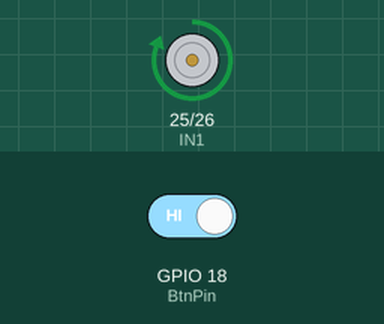
This sketch was run on a simulated ESP32. On the bench: motor-driver pin pairs drawn as motors (green arrow = first pin HIGH = forward, orange = second pin HIGH = backward, longer = more drive). Inputs (shaded band) come from the test bench; at power-on: GPIO 18 (BtnPin) HIGH. What the sketch prints to the serial monitor is not drawn.

Above: at 12.8 s.
12.9 s: GPIO 18 (BtnPin) driven LOW
At 14.4 s:
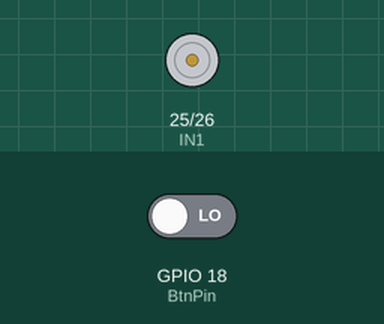
Timing chart, 0 to 15.9 s (numbered marks = the images above; inputs shaded):
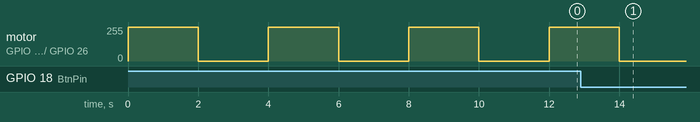

The sketch:

MotorDVR8871.ino
```cpp
// Motor control using DVR8871 driver with NodeMCU-32
// IN1 connected to GPIO25
// IN2 connected to GPIO26

// Define motor control pins
const int IN1 = 25;  // Motor control pin 1
const int IN2 = 26;  // Motor control pin 2
const int BtnPin = 18;
int stop = false;

void setup() {
  // Initialize motor control pins as outputs
  pinMode(IN1, OUTPUT);
  pinMode(IN2, OUTPUT);
  pinMode(BtnPin, INPUT_PULLUP);

  // Initialize serial communication
  Serial.begin(115200);
  Serial.println("Motor control program started");
}

void loop() {
  // Rotate motor clockwise
  if(!stop)
  {
    Serial.println("Motor rotating clockwise");
    digitalWrite(IN1, HIGH);
    digitalWrite(IN2, LOW);
    delay(2000);  // Run for 1 second

    // Stop motor
    Serial.println("Motor stopped");
    digitalWrite(IN1, LOW);
    digitalWrite(IN2, LOW);
    delay(2000);  // Stop for 1 second
  }

  int BtnState = digitalRead(BtnPin);
  if(BtnState == LOW)
  {
    stop = true;
    Serial.println("Button Pressed, Motor Stopped");
  }
}
```

Measured:
- after the input at 12.9 s, motor on GPIO 25 (IN1) / GPIO 26 (IN2): goes on until 14.0 s, then stays stopped
- by itself, motor on GPIO 25 (IN1) / GPIO 26 (IN2): alternates forward 255/255 for 2.0 s and stopped for 2.0 s
